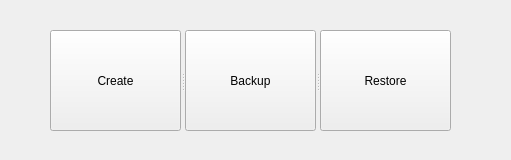
<?xml version="1.0" encoding="UTF-8"?>
<ui version="4.0">
 <class>widget</class>
 <widget class="QWidget" name="widget">
  <property name="geometry">
   <rect>
    <x>0</x>
    <y>0</y>
    <width>511</width>
    <height>160</height>
   </rect>
  </property>
  <property name="windowTitle">
   <string>DDL Application</string>
  </property>
  <widget class="QSplitter" name="splitter">
   <property name="geometry">
    <rect>
     <x>50</x>
     <y>30</y>
     <width>401</width>
     <height>101</height>
    </rect>
   </property>
   <property name="orientation">
    <enum>Qt::Horizontal</enum>
   </property>
   <widget class="QPushButton" name="btn_create">
    <property name="text">
     <string>Create</string>
    </property>
   </widget>
   <widget class="QPushButton" name="btn_backup">
    <property name="text">
     <string>Backup</string>
    </property>
   </widget>
   <widget class="QPushButton" name="btn_restore">
    <property name="text">
     <string>Restore</string>
    </property>
   </widget>
  </widget>
 </widget>
 <resources/>
 <connections/>
</ui>
